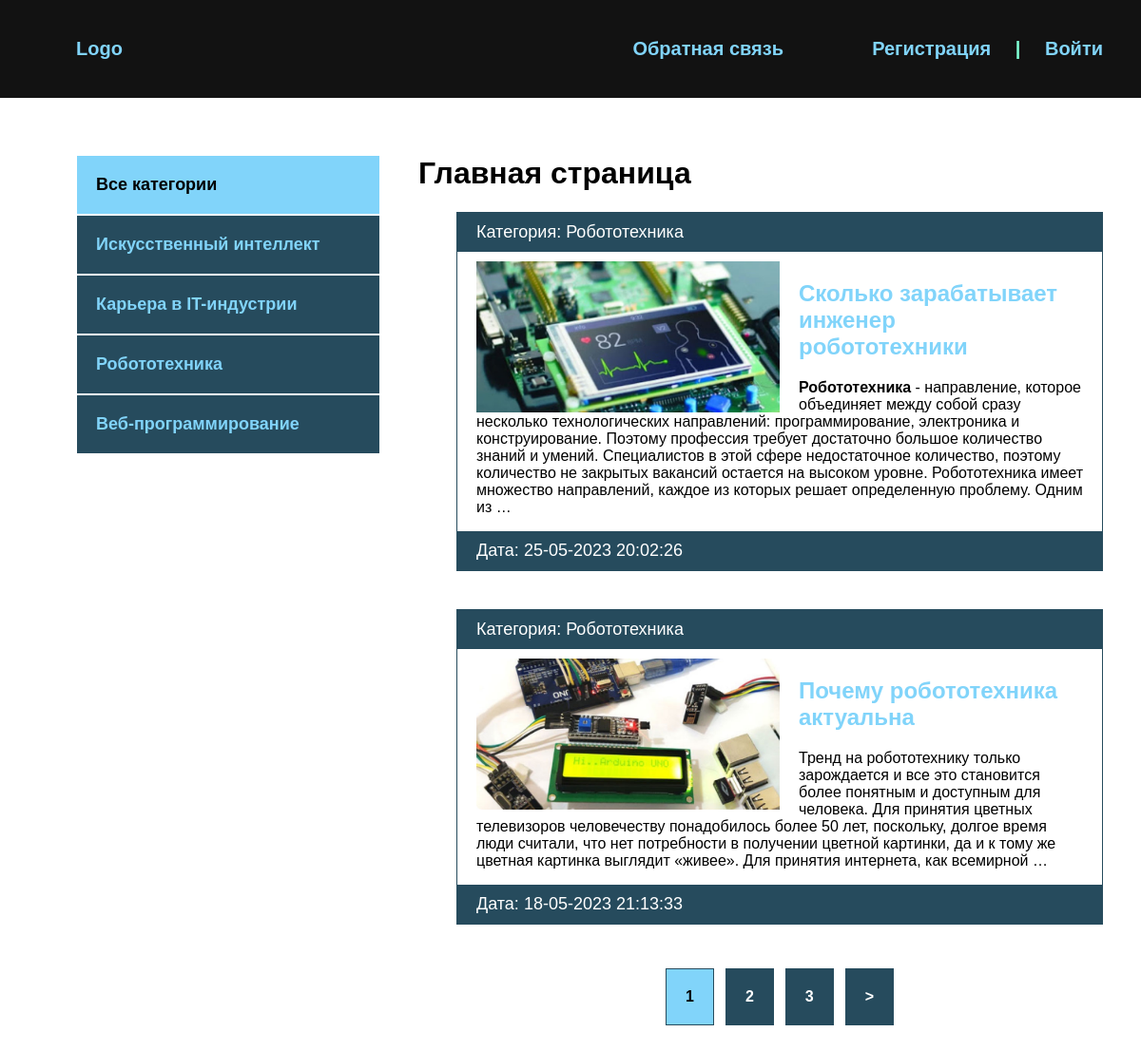
The page / on the database its author committed.
### blog/models.py (models this page shows, shortened)
class Category(models.Model):
    name = models.CharField(max_length=255, verbose_name='Категория')
    slug = models.SlugField(max_length=255, unique=True, verbose_name='URL')
    def __str__(self):
        return self.name
    def get_absolute_url(self):
        return reverse('category', kwargs={'cat_slug': self.slug})
    class Meta:
        verbose_name = "Категорию"
        verbose_name_plural = "Категории"

class Blog(models.Model):
    title = models.CharField(max_length=255, verbose_name='Название')
    slug = models.SlugField(max_length=255, unique=True, verbose_name='URL')
    content = models.TextField(blank=True, verbose_name='Содержание')
    photo = models.ImageField(upload_to="photos/%Y/%m/%d/", blank=True, verbose_name='Фото')
    time_created = models.DateTimeField(auto_now_add=True, verbose_name='Дата публикации')
    time_update = models.DateTimeField(auto_now=True, verbose_name='Дата обновления')
    is_published = models.BooleanField(default=True, verbose_name='Опубликовано')
    cat = models.ForeignKey('Category', on_delete=models.PROTECT, verbose_name='Категория')
    def get_absolute_url(self):
        return reverse('post', kwargs={'post_slug': self.slug})
    class Meta:
        verbose_name = "Новость"
        verbose_name_plural = "Новости"
        ordering = ['-time_created']

### blog/views.py (the view)
# urls.py: path('', BlogHome.as_view(), name='index'),
class BlogHome(DataMixin, ListView):
    model = Blog
    template_name = "blog/index.html"
    context_object_name = 'posts'
    def get_context_data(self, *, object_list=None, **kwargs):
        context = super().get_context_data(**kwargs)
        c_def = self.get_user_context(title='Главная страница')
        return dict(list(context.items()) + list(c_def.items()))
    def get_queryset(self):
        return Blog.objects.filter(is_published=True).select_related('cat')

### blog/utils.py (called while the page is built)
    def get_user_context(self, **kwargs):
        context = kwargs
        cats = Category.objects.annotate(Count('blog'))
        user_menu = menu.copy()
        if not self.request.user.is_authenticated:
            user_menu.pop(0)
        context['menu'] = user_menu
        context['cats'] = cats
        if 'cat_selected' not in context:
            context['cat_selected'] = 0
        return context

### blog/templates/blog/index.html
{% extends 'blog/base.html' %}
{% block content %}
{% load static %}
<h1>{{ title }}</h1>
<ul>
    {% for p in posts %}
    <li>
        <p class="first">Категория: {{ p.cat }}</p>
        <div class="text">
            {% if p.photo %}
            <img src="{{ p.photo.url }}" class="image" alt="">
            {% else %}
            <img src="{% static 'blog/default.jpg' %}" class="image" alt="">
            {% endif %}
            <h2><a href="{{ p.get_absolute_url }}">{{ p.title }}</a></h2>
            <p>{{ p.content|safe|truncatewords:50}}</p>
        </div>
        <p class="date">Дата: {{ p.time_update|date:"d-m-Y H:i:s"}}</p>
    </li>
    {% endfor %}
</ul>
{% endblock%}

### blog/templates/blog/base.html (shortened to what this page needs)
<!DOCTYPE html>
{% load static %}
{% load blog_tags %}
<html lang="en">
<head>
    <link rel="stylesheet" href="{% static 'css/style.css' %}">
</head>
<body>
    <div class="header">
        <div class="wrap">
            <ul class="mainmenu">
                <li class="logo"><a href="{% url 'index' %}">Logo</a></li>
                {% for m in menu %}
                <li class="last"><a href="{% url m.url_name %}">{{ m.title }}</a></li>
                {% endfor %}
                {% if request.user.is_authenticated %}
                <li class="last">{{ user.username }} | <a href="{% url 'logout' %}">Выйти</a></li>
                {% else %}
                <li class="last"><a href="{% url 'register' %}">Регистрация</a> | <a href="{% url 'login' %}">Войти</a></li>
                {% endif %}
            </ul>
        </div>
    </div>
  <div class="content">
    <div class="wrap">
        <div class="sidebar">
            <ul>
                {% if cat_selected == 0 %}
                <li class="selected">Все категории</li>
                {% else %}
                <li><a href="{% url 'index' %}">Все категории</a></li>
                {% endif %}
                {% for c in cats %}
                    {% if c.blog__count > 0 %}
                        {% if c.pk == cat_selected %}
                          <li class="selected">{{ c.name }}</li>
                        {% else %}
                          <li><a href="{{ c.get_absolute_url }}">{{ c.name }}</a></li>
                        {% endif %}
                    {% endif %}
                {% endfor %}
            </ul>
        </div>
        <div class="main">
            {% block content%}
            {% endblock %}
            {% if page_obj.has_other_pages %}
            <div>
                <ul class="list-pages">
                    {% for p in paginator.page_range %}
                        {% if page_obj.number == p %}
                        <li class="page-num page-num-selected">{{ p }}</li>
                        {% elif p >= page_obj.number|add:-2 and p <= page_obj.number|add:2 %}
                        <li class="page-num">
                            <a href="?page={{ p }}">{{ p }}</a>
                        </li>
                        {% endif %}
                    {% endfor %}
                    {% if page_obj.has_next %}
                    <li class="page-num">
                        <a href="?page={{ page_obj.next_page_number }}">&gt;</a>
                    </li>
                    {% endif %}
                </ul>
            </div>
            {% endif %}
        </div>
    </div>
  </div>
</body>
</html>

### blog/static/css/style.css (style rules this page uses)
body { margin: 0; padding: 0; background: #264b5d; font-family: Verdana, Geneva, Tahoma, sans-serif; }
.wrap { max-width: 1200px; margin: 0 auto; }
.content .wrap { background: #FFF; padding: 40px; box-sizing: border-box; display: flex }
ul { list-style: none; }
a { color: #81d4fa; text-decoration: none; padding: 20px; }
.header { background: #121212; padding: 20px; }
.mainmenu { display: flex; align-items: center; font-size: 20px; font-weight: bold; justify-content: space-between; }
.logo { flex-basis: 40%; }
.last { flex-basis: 30%; text-align: right; color: aquamarine }
.sidebar ul { width: 320px; margin-right: 40px; margin-top: 20px; }
.sidebar a { padding: 20px; display: block; border: 1px solid #fff; background: #264b5d; font-weight: bold; font-size: 18px }
.selected { font-size: 18px; padding: 20px; border: 1px solid #fff; font-weight: bold; background: #81d4fa }
.main li { border: 1px solid #264b5d; margin-bottom: 40px; }
.first, .date { padding: 10px 20px; background: #264b5d; font-size: 18px; color: #fff; margin: 0 }
.image { float: left; margin-right: 20px; max-width: 50% }
.text { padding: 10px 20px 0 }
.text a { padding-left: 0 }
.list-pages { display: flex; justify-content: center }
.list-pages .page-num-selected { background: #81d4fa; padding: 20px }
.list-pages a { background: #264b5d; padding: 20px; display: block; color: #fff }
.page-num { margin: 6px; font-weight: bold }
.last a { display: inline }

### rows shown on the page
Category: name "Искусственный интеллект"
Category: name "Карьера в IT-индустрии"
Category: name "Робототехника"
Category: name "Веб-программирование"
Blog: cat "Робототехника", photo (picture), title "Сколько зарабатывает инженер робототехники", content "Робототехника - направление, которое объединяет между собой сразу несколько технологических направлений: программирование, электроника и конструирование. Поэтому профессия требует достаточно большое количество знаний и умений. Специалистов в этой сфере недостаточное количество, поэтому количество не закрытых вакансий остается на высоком уровне. Робототехника имеет множество направлений, каждое из которых решает определенную проблему. Одним из …", time_update "25-05-2023 20:02:26"
Blog: cat "Робототехника", photo (picture), title "Почему робототехника актуальна", content "Тренд на робототехнику только зарождается и все это становится более понятным и доступным для человека. Для принятия цветных телевизоров человечеству понадобилось более 50 лет, поскольку, долгое время люди считали, что нет потребности в получении цветной картинки, да и к тому же цветная картинка выглядит «живее». Для принятия интернета, как всемирной …", time_update "18-05-2023 21:13:33"

### other values the page prints
{{ m.title }} "Обратная связь"
{{ title }} "Главная страница"
{{ p }} "1"
{{ p }} "2" "3"
